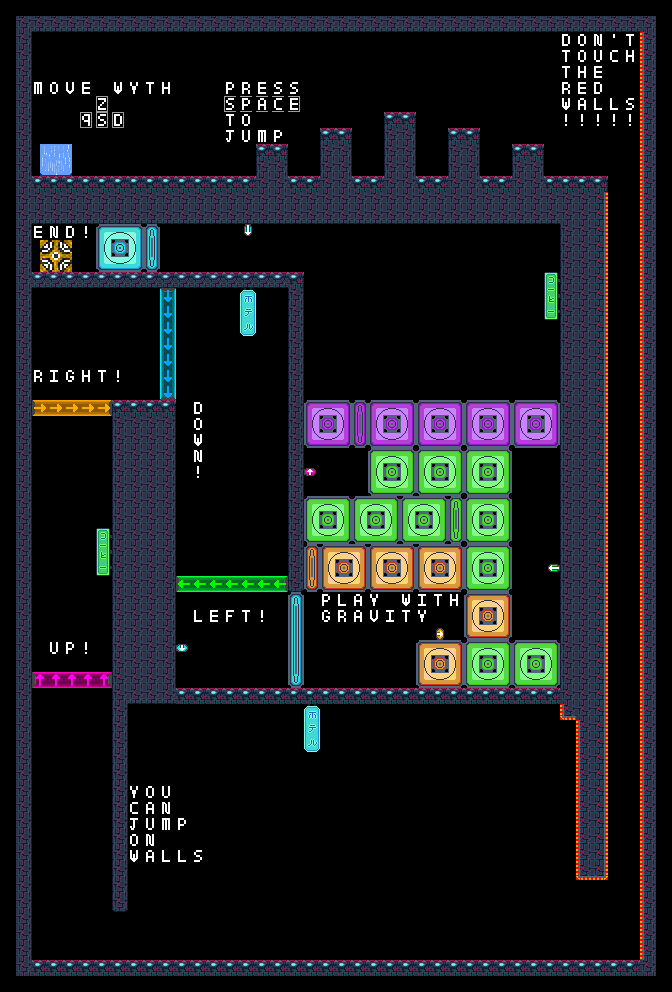

Tiled map render using the project's own tile images. Description and the map definition, with tile-layer contents summarised, below:
An orthogonal 42x62 tile map with 16x16 px tiles, 17 tile layers (Gw_orange_open, Gw_green_open, Gw_rose_open, Gw_blue_open, ...), 1 hidden layer not drawn, 11 tilesets and 19 objects (6x left, 5x down, 5x right, 3x up).

<map version="1.10" tiledversion="1.10.2" orientation="orthogonal" renderorder="right-down" width="42" height="62" tilewidth="16" tileheight="16" infinite="0" nextlayerid="24" nextobjectid="26">
 <properties>
  <property name="Name" value="Welcome To Swiftness" />
 </properties>
 <tileset firstgid="1" source="../tilesets/01_utilities.tsx" />
 <tileset firstgid="3" source="../tilesets/02_portal.tsx" />
 <tileset firstgid="27" source="../tilesets/03_futuristic_city.tsx" />
 <tileset firstgid="51" source="../tilesets/04_gravity_switch.tsx" />
 <tileset firstgid="67" source="../tilesets/05_gravity_flow.tsx" />
 <tileset firstgid="79" source="../tilesets/06_wall_of_death.tsx" />
 <tileset firstgid="95" source="../tilesets/07_gravity_walls.tsx" />
 <tileset firstgid="143" source="../tilesets/08_gravity_walls_open.tsx" />
 <tileset firstgid="191" source="../tilesets/09_arrow.tsx" />
 <tileset firstgid="195" source="../tilesets/10_alpha.tsx" />
 <tileset firstgid="225" source="../tilesets/11_alpha_key.tsx" />
 <layer id="23" name="Gw_orange_open" width="42" height="62" locked="1">
  <data>[2604 cells, 48 non-empty, 12 distinct tile ids]</data>
 </layer>
 <layer id="22" name="Gw_green_open" width="42" height="62" locked="1">
  <data>[2604 cells, 93 non-empty, 12 distinct tile ids]</data>
 </layer>
 <layer id="21" name="Gw_rose_open" width="42" height="62" locked="1">
  <data>[2604 cells, 48 non-empty, 12 distinct tile ids]</data>
 </layer>
 <layer id="20" name="Gw_blue_open" width="42" height="62" locked="1">
  <data>[2604 cells, 18 non-empty, 12 distinct tile ids]</data>
 </layer>
 <layer id="16" name="Gw_orange" width="42" height="62" locked="1">
  <data>[2604 cells, 48 non-empty, 12 distinct tile ids]</data>
 </layer>
 <layer id="15" name="Gw_green" width="42" height="62" locked="1">
  <data>[2604 cells, 93 non-empty, 12 distinct tile ids]</data>
 </layer>
 <layer id="14" name="Gw_rose" width="42" height="62" locked="1">
  <data>[2604 cells, 48 non-empty, 12 distinct tile ids]</data>
 </layer>
 <layer id="13" name="Gw_blue" width="42" height="62" locked="1">
  <data>[2604 cells, 18 non-empty, 12 distinct tile ids]</data>
 </layer>
 <objectgroup id="12" name="gravity_walls" locked="1">
  <object id="10" type="down" x="288" y="592" width="16" height="96" />
  <object id="11" type="right" x="304" y="544" width="160" height="48" />
  <object id="12" type="right" x="464" y="592" width="48" height="48" />
  <object id="13" type="right" x="416" y="640" width="48" height="48" />
  <object id="14" type="left" x="464" y="640" width="96" height="48" />
  <object id="15" type="left" x="304" y="496" width="160" height="48" />
  <object id="16" type="left" x="368" y="448" width="144" height="48" />
  <object id="17" type="left" x="464" y="496" width="48" height="96" />
  <object id="18" type="up" x="304" y="400" width="256" height="48" />
  <object id="19" type="down" x="96" y="224" width="64" height="48" />
 </objectgroup>
 <layer id="10" name="Filling" class="visible" width="42" height="62" locked="1">
  <data>[2604 cells, 259 non-empty, 49 distinct tile ids]</data>
 </layer>
 <layer id="11" name="Decoration" class="visible" width="42" height="62" locked="1">
  <data>[2604 cells, 36 non-empty, 10 distinct tile ids]</data>
 </layer>
 <objectgroup id="9" name="gravity_switch" locked="1">
  <object id="1" type="down" x="176" y="644" width="12" height="8" />
  <object id="2" type="left" x="548" y="564" width="12" height="8" />
  <object id="3" type="up" x="304" y="468" width="12" height="8" />
  <object id="4" type="right" x="436" y="628" width="8" height="12" />
  <object id="5" type="down" x="244" y="224" width="8" height="12" />
  <object id="6" type="up" x="32" y="672" width="80" height="16" />
  <object id="7" type="right" x="32" y="400" width="80" height="16" />
  <object id="8" type="down" x="160" y="288" width="16" height="112" />
  <object id="9" type="left" x="176" y="576" width="112" height="16" />
 </objectgroup>
 <layer id="8" name="Collision_bloc" width="42" height="62" locked="1">
  <data>[2604 cells, 28 non-empty, 4 distinct tile ids]</data>
 </layer>
 <layer id="7" name="Collision_h" class="collision" width="42" height="62" locked="1">
  <data>[2604 cells, 179 non-empty, 3 distinct tile ids]</data>
 </layer>
 <layer id="6" name="Collision_v" class="collision" width="42" height="62" locked="1">
  <data>[2604 cells, 154 non-empty, 6 distinct tile ids]</data>
 </layer>
 <layer id="5" name="Wall_of_death_bloc" width="42" height="62" locked="1">
  <data>[2604 cells, 20 non-empty, 4 distinct tile ids]</data>
 </layer>
 <layer id="4" name="Wall_of_death_h" width="42" height="62" locked="1">
  <data>[2604 cells, 1 non-empty, 1 distinct tile ids]</data>
 </layer>
 <layer id="3" name="Wall_of_death_v" width="42" height="62" locked="1">
  <data>[2604 cells, 91 non-empty, 2 distinct tile ids]</data>
 </layer>
 <layer id="2" name="Border" width="42" height="62" visible="0" locked="1">
  <data>[2604 cells, 200 non-empty, 1 distinct tile ids]</data>
 </layer>
 <layer id="1" name="IO" width="42" height="62" locked="1">
  <data>[2604 cells, 12 non-empty, 12 distinct tile ids]</data>
 </layer>
</map>
